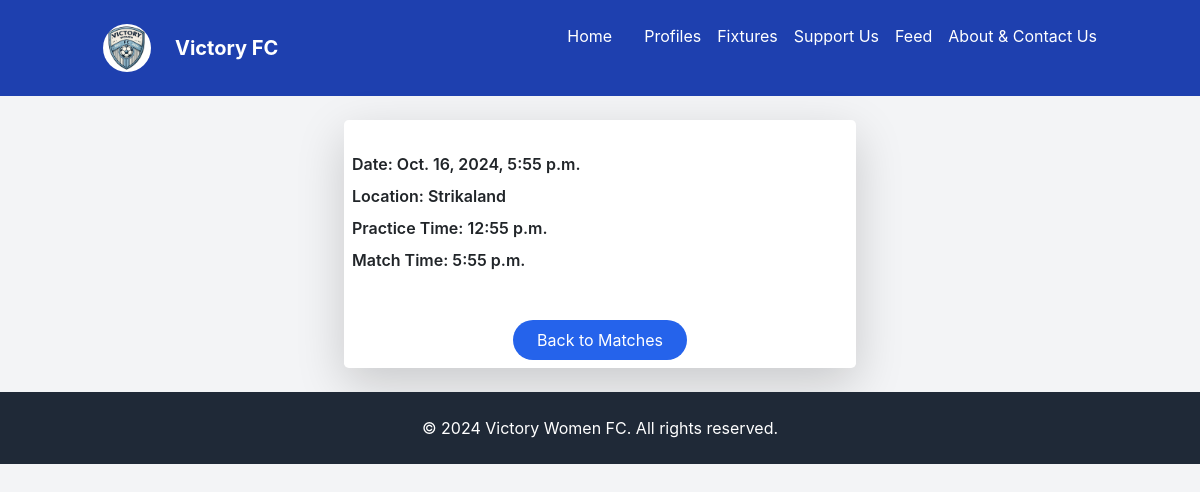
Screenshot of /matches/5/ with the database file from the repository.
### main/models.py (models this page shows, shortened)
class Match(models.Model):
    home_team = models.CharField(max_length=100, blank=True, null=True)
    home_team_logo = models.ImageField(upload_to='team_logos/', blank=True, null=True)
    home_score = models.PositiveIntegerField(default=0)
    away_team = models.CharField(max_length=100)
    away_team_logo = models.ImageField(upload_to='team_logos/',  blank=True, null=True)
    away_score = models.PositiveIntegerField(default=0)
    league_logo = models.ImageField(upload_to='league_logos/', blank=True, null=True)  # Optional league logo
    date = models.DateTimeField()
    time = models.TimeField()  # Separate time field if needed
    location = models.CharField(max_length=100)
    practice_time = models.TimeField()
    match_time = models.TimeField()

### main/views.py (the view)
# urls.py: path('matches/<int:pk>/', views.match_detail, name='match_detail'),
def match_detail(request, pk):
    match = get_object_or_404(Match, pk=pk)
    return render(request, 'match_detail.html', {'match': match})

### templates/match_detail.html (shortened to what this page needs)
{% extends 'base.html' %}
{% load image_tags %}
{% block content %}
<div class="bg-white p-2 rounded-lg shadow-lg max-w-lg mx-auto">
    <p class="font-semibold mb-2">Date: {{ match.date }}</p>
    <p class="font-semibold mb-2">Location: {{ match.location }}</p>
    <p class="font-semibold mb-2">Practice Time: {{ match.practice_time }}</p>
    <p class="font-semibold mb-4">Match Time: {{ match.match_time }}</p>
    <div class="text-center">
        <a href="{% url 'match_list' %}" class="mt-4 inline-block bg-blue-600 text-white py-2 px-4 rounded-full hover:bg-blue-500 transition duration-300">
            Back to Matches
        </a>
    </div>
</div>
{% endblock %}

### rows the page displays
Match: date "Oct. 16, 2024, 5:55 p.m.", location "Strikaland", practice_time "12:55 p.m.", match_time "5:55 p.m."
